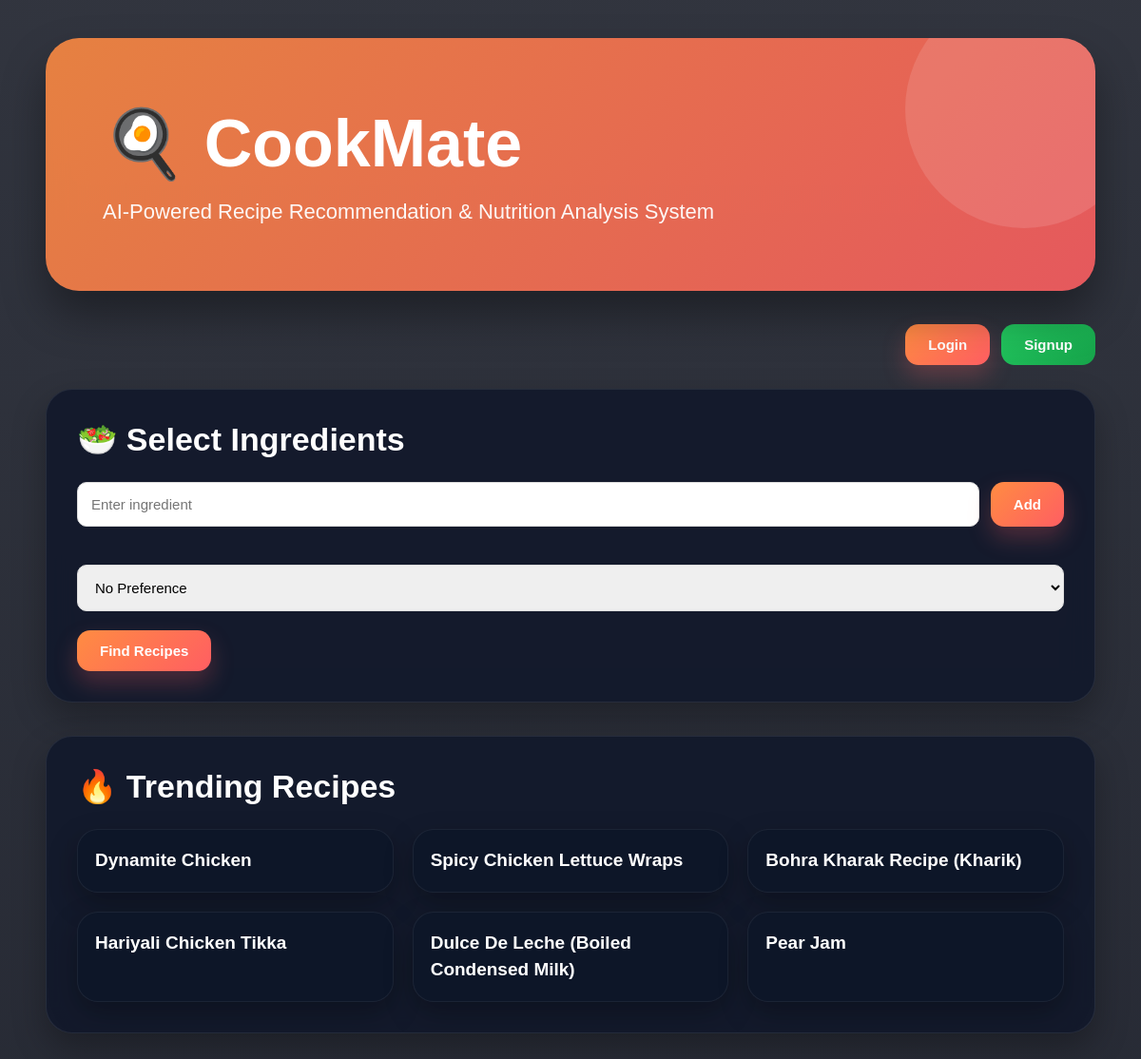
The app's page /, older data.
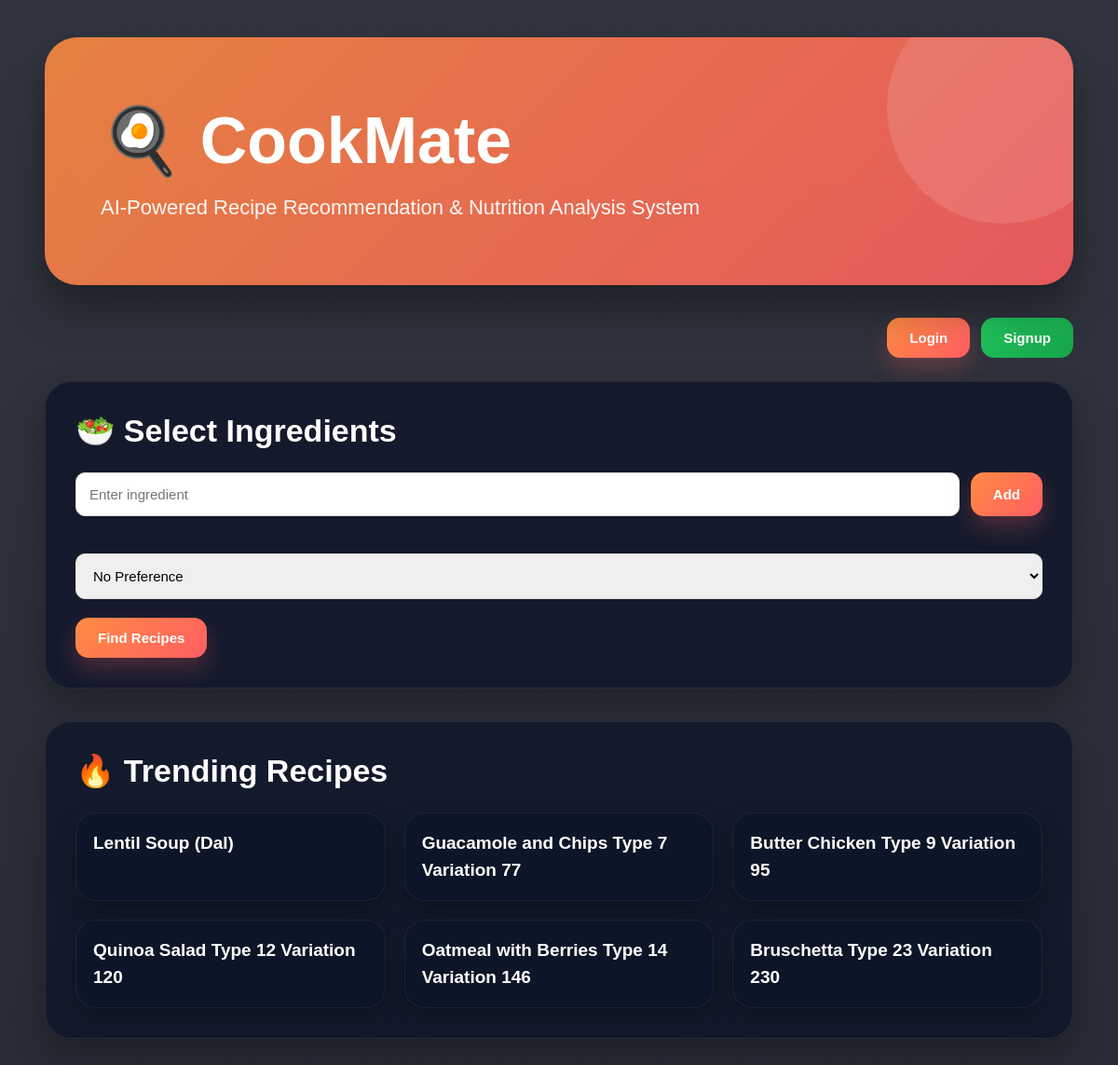
The same page, newer data.
### recipes/models.py (models this page shows, shortened)
class Recipe(models.Model):
    name = models.CharField(max_length=200)
    ingredients = models.ManyToManyField(Ingredient)
    instructions = models.TextField()
    cooking_time = models.IntegerField()
    difficulty = models.CharField(max_length=50)
    cuisine = models.CharField(
    max_length=100,
    null=True,
    blank=True)
    image = models.ImageField(upload_to='recipe_images/', null=True, blank=True)
    user = models.ForeignKey(User, on_delete=models.CASCADE, null=True, blank=True)
    popularity_score = models.IntegerField(default=0)

### recipes/views.py (the view, shortened to what this page needs)
# urls.py: path('', views.home, name='home'),
def home(request):
    recommended_recipes = []
    recent_searches = []
    shopping_list = []
    favorite_recipe_ids = []
    trending_recipes = Recipe.objects.order_by(
        '-popularity_score'
    )[:6]
    return render(request, 'home.html', {
        'recommended_recipes': recommended_recipes,
        'recent_searches': recent_searches,
        'shopping_list': shopping_list,
        'favorite_recipe_ids': favorite_recipe_ids,
        'trending_recipes': trending_recipes
    })

### recipes/templates/home.html (shortened to what this page needs)
<!DOCTYPE html>
<html lang="en">
<head>
</head>
<body>
<div class="container">
    <div class="header">
        <h1>
            🍳 CookMate
        </h1>
        <p>
            AI-Powered Recipe Recommendation
            & Nutrition Analysis System
        </p>
    </div>
    <div class="top-bar">
        <div class="top-right">
            {% if user.is_authenticated %}
            <a
                href="/add-recipe/"
                class="btn btn-secondary"
            >
                + Add Recipe
            </a>
            <a
                href="/favorites/"
                class="btn btn-primary"
            >
                Favorites
            </a>
            <form
                method="POST"
                action="{% url 'logout' %}"
            >
                {% csrf_token %}
                <button
                    type="submit"
                    class="btn btn-primary"
                >
                    Logout
                </button>
            </form>
            {% else %}
            <a
                href="/accounts/login/"
                class="btn btn-primary"
            >
                Login
            </a>
            <a
                href="/signup/"
                class="btn btn-secondary"
            >
                Signup
            </a>
            {% endif %}
        </div>
    </div>
    <div class="card">
        <h2>🥗 Select Ingredients</h2>
        <form
            method="POST"
            onsubmit="prepareIngredients()"
        >
            <div class="ingredient-box">
                <input
                    type="text"
                    id="ingredientInput"
                    placeholder="Enter ingredient"
                >
                <button
                    type="button"
                    class="btn btn-primary"
                    onclick="addIngredient()"
                >
                    Add
                </button>
            </div>
            <select name="health_goal">
                <option value="none">
                    No Preference
                </option>
            </select>
            <button
                type="submit"
                class="btn btn-primary"
            >
                Find Recipes
            </button>
        </form>
    </div>
    {% if trending_recipes %}
    <div class="card">
        <h2>🔥 Trending Recipes</h2>
        <div class="trending-grid">
            {% for recipe in trending_recipes %}
            <div class="trend-card">
                <h4>{{ recipe.name }}</h4>
            </div>
            {% endfor %}
        </div>
    </div>
    {% endif %}
</div>
</body>
</html>

### recipes/templates/home.html (style rules this page uses)
* { margin:0; padding:0; box-sizing:border-box; }
body { font-family:'Poppins',sans-serif; background: linear-gradient( rgba(4,8,20,0.82), rgba(4,8,20,0.86) ), url('https://images.unsplash.com/photo-1498837167922-ddd27525d352?q=80&w=1800&auto=format&fit=crop'); background-size:cover; background-position:center; background-attachment:fixed; color:white; }
.container { width:92%; max-width:1450px; margin:auto; padding:40px 0; }
.header { position:relative; background: linear-gradient( 135deg, rgba(255,140,66,0.88), rgba(255,94,98,0.88) ); padding:70px 60px; border-radius:35px; margin-bottom:35px; overflow:hidden; box-shadow: 0 25px 45px rgba(0,0,0,0.35); backdrop-filter:blur(12px); transition:0.4s ease; }
.header::before { content:''; position:absolute; top:-50px; right:-50px; width:250px; height:250px; background: rgba(255,255,255,0.12); border-radius:50%; }
.header h1 { font-size:70px; margin-bottom:18px; font-weight:700; position:relative; z-index:2; }
.header p { font-size:22px; opacity:0.95; position:relative; z-index:2; }
.top-bar { display:flex; justify-content:space-between; align-items:center; margin-bottom:25px; flex-wrap:wrap; gap:15px; }
.top-right { display:flex; gap:12px; align-items:center; }
.btn { padding:13px 24px; border:none; border-radius:14px; cursor:pointer; text-decoration:none; font-size:15px; font-weight:600; transition:0.35s ease; display:inline-flex; align-items:center; justify-content:center; gap:10px; }
.btn-primary { background: linear-gradient( 135deg, #ff8c42, #ff5e62 ); color:white; box-shadow: 0 12px 25px rgba(255,94,98,0.25); }
.btn-secondary { background: linear-gradient( 135deg, #22c55e, #16a34a ); color:white; }
.card { background: rgba(15,23,42,0.82); backdrop-filter:blur(14px); border-radius:28px; padding:32px; margin-bottom:35px; border:1px solid rgba(255,255,255,0.08); box-shadow: 0 15px 35px rgba(0,0,0,0.28); transition:0.4s ease; }
.card h2 { margin-bottom:25px; color:white; font-size:34px; }
.ingredient-box { display:flex; gap:12px; margin-bottom:20px; }
.ingredient-box input { flex:1; padding:14px; border-radius:10px; border:1px solid #ddd; font-size:15px; }
select { width:100%; padding:14px; border-radius:10px; border:1px solid #ddd; margin-bottom:20px; font-size:15px; }
.trending-grid { display:grid; grid-template-columns:repeat( auto-fit, minmax(250px,1fr) ); gap:20px; }
.trend-card { background: rgba(15,23,42,0.92); border-radius:22px; overflow:hidden; border:1px solid rgba(255,255,255,0.06); box-shadow: 0 12px 30px rgba(0,0,0,0.28); transition:0.4s ease; }
.trend-card h4 { padding:18px; font-size:19px; color:white; font-weight:600; line-height:1.5; }

Row changes from the older to the newer data that the page shows:
removed Recipe: name "Dynamite Chicken"
removed Recipe: name "Spicy Chicken Lettuce Wraps"
removed Recipe: name "Bohra Kharak Recipe (Kharik)"
removed Recipe: name "Hariyali Chicken Tikka"
removed Recipe: name "Dulce De Leche (Boiled Condensed Milk)"
removed Recipe: name "Pear Jam"
added Recipe: name "Lentil Soup (Dal)"
added Recipe: name "Guacamole and Chips Type 7 Variation 77"
added Recipe: name "Butter Chicken Type 9 Variation 95"
added Recipe: name "Quinoa Salad Type 12 Variation 120"
added Recipe: name "Oatmeal with Berries Type 14 Variation 146"
added Recipe: name "Bruschetta Type 23 Variation 230"
